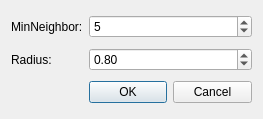
<?xml version="1.0" encoding="UTF-8"?>
<ui version="4.0">
 <class>RadiusOutlterDialog</class>
 <widget class="QDialog" name="RadiusOutlterDialog">
  <property name="geometry">
   <rect>
    <x>0</x>
    <y>0</y>
    <width>263</width>
    <height>119</height>
   </rect>
  </property>
  <property name="minimumSize">
   <size>
    <width>263</width>
    <height>119</height>
   </size>
  </property>
  <property name="maximumSize">
   <size>
    <width>270</width>
    <height>119</height>
   </size>
  </property>
  <property name="windowTitle">
   <string>RadiusOutlier</string>
  </property>
  <layout class="QGridLayout" name="gridLayout">
   <item row="0" column="1">
    <widget class="QSpinBox" name="spinBox">
     <property name="minimum">
      <number>2</number>
     </property>
     <property name="value">
      <number>5</number>
     </property>
    </widget>
   </item>
   <item row="1" column="1">
    <widget class="QDoubleSpinBox" name="radiusDoubleSpinBox">
     <property name="minimum">
      <double>0.010000000000000</double>
     </property>
     <property name="maximum">
      <double>10.000000000000000</double>
     </property>
     <property name="singleStep">
      <double>0.100000000000000</double>
     </property>
     <property name="value">
      <double>0.800000000000000</double>
     </property>
    </widget>
   </item>
   <item row="1" column="0">
    <widget class="QLabel" name="label_2">
     <property name="text">
      <string>Radius:</string>
     </property>
    </widget>
   </item>
   <item row="2" column="0">
    <spacer name="horizontalSpacer">
     <property name="orientation">
      <enum>Qt::Horizontal</enum>
     </property>
     <property name="sizeHint" stdset="0">
      <size>
       <width>87</width>
       <height>16</height>
      </size>
     </property>
    </spacer>
   </item>
   <item row="2" column="1">
    <widget class="QDialogButtonBox" name="buttonBox">
     <property name="orientation">
      <enum>Qt::Horizontal</enum>
     </property>
     <property name="standardButtons">
      <set>QDialogButtonBox::Cancel|QDialogButtonBox::Ok</set>
     </property>
    </widget>
   </item>
   <item row="0" column="0">
    <widget class="QLabel" name="label">
     <property name="text">
      <string>MinNeighbor:</string>
     </property>
    </widget>
   </item>
  </layout>
 </widget>
 <resources/>
 <connections>
  <connection>
   <sender>buttonBox</sender>
   <signal>accepted()</signal>
   <receiver>RadiusOutlterDialog</receiver>
   <slot>accept()</slot>
   <hints>
    <hint type="sourcelabel">
     <x>248</x>
     <y>254</y>
    </hint>
    <hint type="destinationlabel">
     <x>157</x>
     <y>274</y>
    </hint>
   </hints>
  </connection>
  <connection>
   <sender>buttonBox</sender>
   <signal>rejected()</signal>
   <receiver>RadiusOutlterDialog</receiver>
   <slot>reject()</slot>
   <hints>
    <hint type="sourcelabel">
     <x>316</x>
     <y>260</y>
    </hint>
    <hint type="destinationlabel">
     <x>286</x>
     <y>274</y>
    </hint>
   </hints>
  </connection>
 </connections>
</ui>
